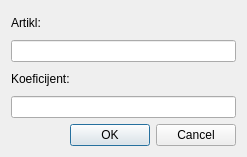
<?xml version="1.0" encoding="UTF-8"?>
<ui version="4.0">
 <class>Dialog</class>
 <widget class="QDialog" name="Dialog">
  <property name="geometry">
   <rect>
    <x>0</x>
    <y>0</y>
    <width>247</width>
    <height>157</height>
   </rect>
  </property>
  <property name="windowTitle">
   <string>Dialog</string>
  </property>
  <layout class="QVBoxLayout" name="verticalLayout">
   <item>
    <widget class="QLabel" name="label">
     <property name="text">
      <string>Artikl:</string>
     </property>
    </widget>
   </item>
   <item>
    <widget class="QLineEdit" name="artikl"/>
   </item>
   <item>
    <widget class="QLabel" name="label_2">
     <property name="text">
      <string>Koeficijent:</string>
     </property>
    </widget>
   </item>
   <item>
    <widget class="QLineEdit" name="koeficijent"/>
   </item>
   <item>
    <widget class="QDialogButtonBox" name="buttonBox">
     <property name="orientation">
      <enum>Qt::Horizontal</enum>
     </property>
     <property name="standardButtons">
      <set>QDialogButtonBox::Cancel|QDialogButtonBox::Ok</set>
     </property>
    </widget>
   </item>
  </layout>
 </widget>
 <resources/>
 <connections>
  <connection>
   <sender>buttonBox</sender>
   <signal>accepted()</signal>
   <receiver>Dialog</receiver>
   <slot>accept()</slot>
   <hints>
    <hint type="sourcelabel">
     <x>248</x>
     <y>254</y>
    </hint>
    <hint type="destinationlabel">
     <x>157</x>
     <y>274</y>
    </hint>
   </hints>
  </connection>
  <connection>
   <sender>buttonBox</sender>
   <signal>rejected()</signal>
   <receiver>Dialog</receiver>
   <slot>reject()</slot>
   <hints>
    <hint type="sourcelabel">
     <x>316</x>
     <y>260</y>
    </hint>
    <hint type="destinationlabel">
     <x>286</x>
     <y>274</y>
    </hint>
   </hints>
  </connection>
 </connections>
</ui>
